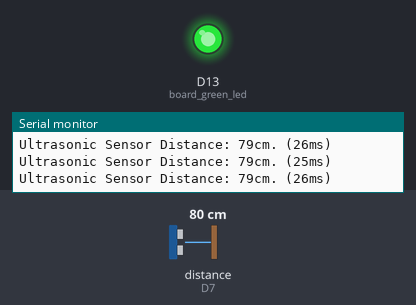
Simulated run of this sketch. Board: STM32 Nucleo. Shown: output pins drawn as LEDs (lit = HIGH), the last lines printed to the serial monitor. Wiring (inferred from the names in the program): ultrasonic range finder: trigger D8; echo D7. Inputs (shaded band) come from the test bench; at power-on: distance to the obstacle (sensor on D7) 80 cm. The echo pulse lasts 58.3 µs per cm; pins used as bus, display or sensor lines are not drawn.

Above: at 1.2 s.
1.3 s: distance to the obstacle (sensor on D7) set to 13 cm
2.8 s: distance to the obstacle (sensor on D7) set to 10 cm
At 4.0 s:
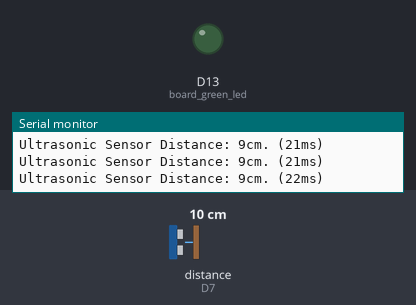
4.3 s: distance to the obstacle (sensor on D7) set to 18 cm
At 5.3 s:
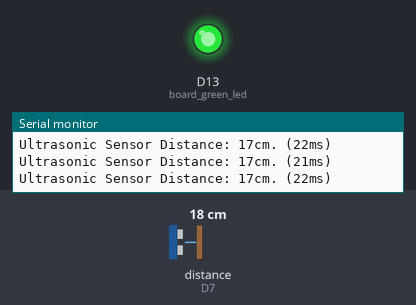
5.8 s: distance to the obstacle (sensor on D7) set to 2 cm
At 6.6 s:
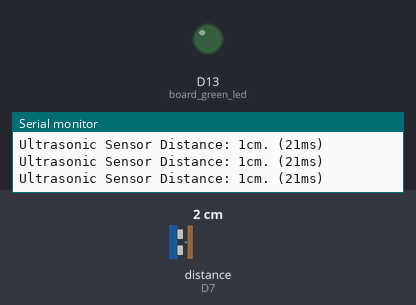
Timing chart, 0 to 8.3 s (numbered marks = the images above; inputs shaded):
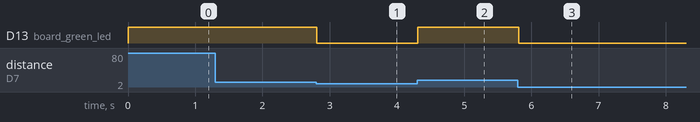

The sketch:

testingUltrasonic_hcsr04.ino
```cpp
const int board_green_led = PA5;
const int us_sensor_trig = PA9;
const int us_sensor_echo = PA8;

// benchmark
int lastMillis = 0;

void setup() {
  Serial.begin(115200);
  while (!Serial)
    delay(10); // pause

  // setup nucleo onboard green led
  pinMode(board_green_led, OUTPUT);

  // setup ultrasonic sensor
  pinMode(us_sensor_trig, OUTPUT);
  pinMode(us_sensor_echo, INPUT);

  lastMillis = millis();
}

void loop() {
  // read from ultrasonic sensor
  digitalWrite(us_sensor_trig, LOW);
  delayMicroseconds(2);
  digitalWrite(us_sensor_trig, HIGH);
  delayMicroseconds(10);
  digitalWrite(us_sensor_trig, LOW);
  long us_sensor_pulse_duration = pulseIn(us_sensor_echo, HIGH);
  long us_sensor_dist = us_sensor_pulse_duration * 0.034 / 2;
  Serial.print("Ultrasonic Sensor Distance: ");
  Serial.print(us_sensor_dist);
  Serial.print("cm. (");
  if (us_sensor_dist > 10) {
    digitalWrite(board_green_led, HIGH);
  } else {
    digitalWrite(board_green_led, LOW);
  }
  int curTime = millis();
  Serial.print(curTime - lastMillis);
  Serial.println("ms)"); // ~5ms for measurment loop, ~200 measurements per second

  lastMillis = curTime;

  delay(20);
}
```

Measured:
- the behaviour switches between 12 and 11 cm on distance to the obstacle (sensor on D7) (found by bisection; images 0 and 1)
- after the input at 2.8 s, D13 (board_green_led): HIGH → LOW at once
- after the input at 4.3 s, D13 (board_green_led): LOW → HIGH at once
- after the input at 5.8 s, D13 (board_green_led): HIGH → LOW at once
